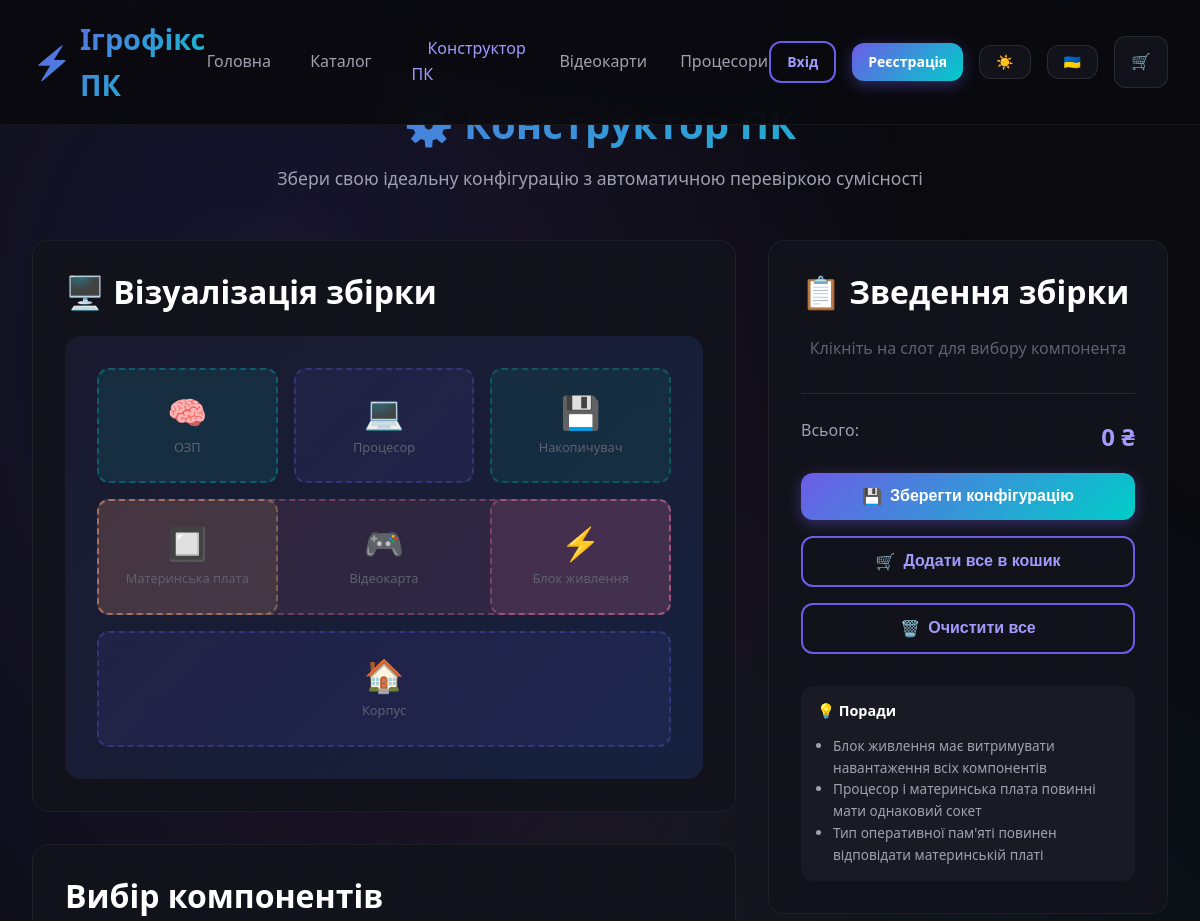
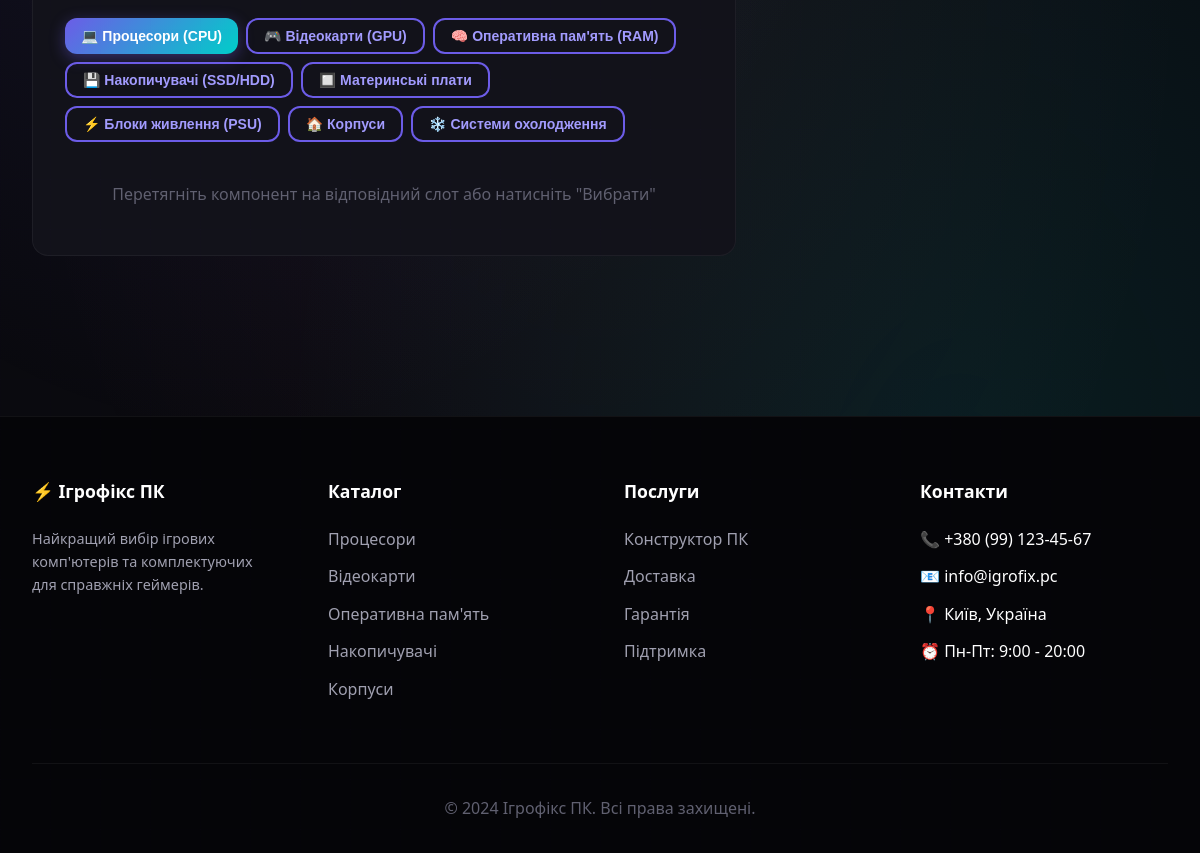
The page /builder on the database its author committed (2 pictures, top to bottom).
### models.py (models this page shows, shortened)
class Category(db.Model):
    __tablename__ = 'categories'
    id = db.Column(db.Integer, primary_key=True)
    name = db.Column(db.String(100), nullable=False)
    slug = db.Column(db.String(100), unique=True, nullable=False)
    description = db.Column(db.Text)
    icon = db.Column(db.String(50), default='cpu')
    image = db.Column(db.String(200))
    created_at = db.Column(db.DateTime, default=datetime.utcnow)
    products = db.relationship('Product', backref='category', lazy=True)

### app.py (the view)
@app.route('/builder')
def builder():
    categories = Category.query.all()
    products_list = [p.to_dict() for p in Product.query.all()]
    products = {cat.id: [p for p in products_list if p['category_id'] == cat.id] for cat in categories}
    return render_template('builder.html',
                         categories=categories,
                         products=products)

### templates/builder.html (shortened to what this page needs)
{% extends "base.html" %}
{% block content %}
<section class="section" style="padding-top: 100px;">
    <div class="container">
        <div class="section-header">
            <h1 class="section-title">⚙️ Конструктор ПК</h1>
            <p class="section-subtitle">Збери свою ідеальну конфігурацію з автоматичною перевіркою сумісності</p>
        </div>
        <div style="display: grid; grid-template-columns: 1fr 400px; gap: 2rem;">
            <div>
                <div class="card" style="padding: 2rem; margin-bottom: 2rem;">
                    <h3 style="margin-bottom: 1.5rem;">🖥️ Візуалізація збірки</h3>
                    <div id="pcVisualization" style="
                        background: linear-gradient(135deg, #1a1a2e 0%, #16213e 100%);
                        border-radius: 16px;
                        padding: 2rem;
                        min-height: 400px;
                        position: relative;
                        display: grid;
                        grid-template-columns: repeat(3, 1fr);
                        grid-template-rows: repeat(3, 1fr);
                        gap: 1rem;
                    ">
                        <div class="pc-slot" id="slot-cpu" data-slot="cpu" style="
                            grid-column: 2;
                            grid-row: 1;
                            background: rgba(108, 92, 231, 0.1);
                            border: 2px dashed rgba(108, 92, 231, 0.3);
                            border-radius: 12px;
                            display: flex;
                            flex-direction: column;
                            align-items: center;
                            justify-content: center;
                            cursor: pointer;
                            transition: all 0.3s ease;
                            padding: 1rem;
                        ">
                            <span style="font-size: 2rem;">💻</span>
                            <span style="font-size: 0.8rem; color: var(--text-muted);">Процесор</span>
                        </div>
                        <div class="pc-slot" id="slot-gpu" data-slot="gpu" style="
                            grid-column: 1 / 4;
                            grid-row: 2;
                            background: rgba(253, 121, 168, 0.1);
                            border: 2px dashed rgba(253, 121, 168, 0.3);
                            border-radius: 12px;
                            display: flex;
                            flex-direction: column;
                            align-items: center;
                            justify-content: center;
                            cursor: pointer;
                            transition: all 0.3s ease;
                            padding: 1rem;
                        ">
                            <span style="font-size: 2rem;">🎮</span>
                            <span style="font-size: 0.8rem; color: var(--text-muted);">Відеокарта</span>
                        </div>
                        <div class="pc-slot" id="slot-ram" data-slot="ram" style="
                            grid-column: 1;
                            grid-row: 1;
                            background: rgba(0, 206, 201, 0.1);
                            border: 2px dashed rgba(0, 206, 201, 0.3);
                            border-radius: 12px;
                            display: flex;
                            flex-direction: column;
                            align-items: center;
                            justify-content: center;
                            cursor: pointer;
                            transition: all 0.3s ease;
                            padding: 1rem;
                        ">
                            <span style="font-size: 2rem;">🧠</span>
                            <span style="font-size: 0.8rem; color: var(--text-muted);">ОЗП</span>
                        </div>
                        <div class="pc-slot" id="slot-motherboard" data-slot="motherboard" style="
                            grid-column: 1;
                            grid-row: 2;
                            background: rgba(253, 203, 110, 0.1);
                            border: 2px dashed rgba(253, 203, 110, 0.3);
                            border-radius: 12px;
                            display: flex;
                            flex-direction: column;
                            align-items: center;
                            justify-content: center;
                            cursor: pointer;
                            transition: all 0.3s ease;
                            padding: 1rem;
                        ">
                            <span style="font-size: 2rem;">🔲</span>
                            <span style="font-size: 0.8rem; color: var(--text-muted);">Материнська плата</span>
                        </div>
                        <div class="pc-slot" id="slot-storage" data-slot="storage" style="
                            grid-column: 3;
                            grid-row: 1;
                            background: rgba(0, 184, 148, 0.1);
                            border: 2px dashed rgba(0, 184, 148, 0.3);
                            border-radius: 12px;
                            display: flex;
                            flex-direction: column;
                            align-items: center;
                            justify-content: center;
                            cursor: pointer;
                            transition: all 0.3s ease;
                            padding: 1rem;
                        ">
                            <span style="font-size: 2rem;">💾</span>
                            <span style="font-size: 0.8rem; color: var(--text-muted);">Накопичувач</span>
                        </div>
                        <div class="pc-slot" id="slot-psu" data-slot="psu" style="
                            grid-column: 3;
                            grid-row: 2;
                            background: rgba(253, 121, 168, 0.1);
                            border: 2px dashed rgba(253, 121, 168, 0.3);
                            border-radius: 12px;
                            display: flex;
                            flex-direction: column;
                            align-items: center;
                            justify-content: center;
                            cursor: pointer;
                            transition: all 0.3s ease;
                            padding: 1rem;
                        ">
                            <span style="font-size: 2rem;">⚡</span>
                            <span style="font-size: 0.8rem; color: var(--text-muted);">Блок живлення</span>
                        </div>
                        <div class="pc-slot" id="slot-case" data-slot="case" style="
                            grid-column: 1 / 4;
                            grid-row: 3;
                            background: rgba(108, 92, 231, 0.1);
                            border: 2px dashed rgba(108, 92, 231, 0.3);
                            border-radius: 12px;
                            display: flex;
                            flex-direction: column;
                            align-items: center;
                            justify-content: center;
                            cursor: pointer;
                            transition: all 0.3s ease;
                            padding: 1rem;
                        ">
                            <span style="font-size: 2rem;">🏠</span>
                            <span style="font-size: 0.8rem; color: var(--text-muted);">Корпус</span>
                        </div>
                    </div>
                </div>
                <div class="card" style="padding: 2rem;">
                    <h3 style="margin-bottom: 1.5rem;">Вибір компонентів</h3>
                    <div style="display: flex; flex-wrap: wrap; gap: 0.5rem; margin-bottom: 1.5rem;">
                        {% for category in categories %}
                        <button class="btn btn-sm category-tab {% if loop.first %}btn-primary{% else %}btn-secondary{% endif %}"
                                data-category="{{ category.slug }}"
                                onclick="switchCategory('{{ category.slug }}', {{ category.id }})">
                            {% if category.icon == 'cpu' %}💻
                            {% elif category.icon == 'gpu' %}🎮
                            {% elif category.icon == 'ram' %}🧠
                            {% elif category.icon == 'storage' %}💾
                            {% elif category.icon == 'motherboard' %}🔲
                            {% elif category.icon == 'psu' %}⚡
                            {% elif category.icon == 'case' %}🏠
                            {% elif category.icon == 'cooling' %}❄️
                            {% else %}📦
                            {% endif %}
                            {{ category.name }}
                        </button>
                        {% endfor %}
                    </div>
                    <div id="productsList" style="max-height: 400px; overflow-y: auto;">
                        <p style="text-align: center; color: var(--text-muted); padding: 1rem;">Перетягніть компонент на відповідний слот або натисніть "Вибрати"</p>
                    </div>
                </div>
            </div>
            <div>
                <div class="card" style="padding: 2rem; position: sticky; top: 100px;">
                    <h3 style="margin-bottom: 1.5rem;">📋 Зведення збірки</h3>
                    <div id="selectedComponents" style="margin-bottom: 2rem;">
                        <p style="color: var(--text-muted); text-align: center;">Клікніть на слот для вибору компонента</p>
                    </div>
                    <div style="border-top: 1px solid rgba(255,255,255,0.1); padding-top: 1.5rem;">
                        <div style="display: flex; justify-content: space-between; margin-bottom: 1rem;">
                            <span style="color: var(--text-secondary);">Всього:</span>
                            <span id="totalPrice" style="font-size: 1.5rem; font-weight: 700; color: var(--primary-light);">0 ₴</span>
                        </div>
                        <button class="btn btn-primary w-100 mb-2" onclick="saveConfiguration()" id="saveBtn" disabled>
                            <span>💾</span> Зберегти конфігурацію
                        </button>
                        <button class="btn btn-secondary w-100 mb-2" onclick="addConfigurationToCart()" id="addCartBtn" disabled>
                            <span>🛒</span> Додати все в кошик
                        </button>
                        <button class="btn btn-secondary w-100" onclick="clearConfiguration()" id="clearBtn">
                            <span>🗑️</span> Очистити все
                        </button>
                    </div>
                    <div style="margin-top: 2rem; padding: 1rem; background: var(--card-bg-hover); border-radius: 12px;">
                        <h4 style="font-size: 0.9rem; margin-bottom: 1rem;">💡 Поради</h4>
                        <ul style="font-size: 0.85rem; color: var(--text-secondary); padding-left: 1rem;">
                            <li>Блок живлення має витримувати навантаження всіх компонентів</li>
                            <li>Процесор і материнська плата повинні мати однаковий сокет</li>
                            <li>Тип оперативної пам'яті повинен відповідати материнській платі</li>
                        </ul>
                    </div>
                </div>
            </div>
        </div>
    </div>
</section>
{% endblock %}

### rows shown on the page
Category: name "Процесори (CPU)"
Category: name "Відеокарти (GPU)"
Category: name "Оперативна пам'ять (RAM)"
Category: name "Накопичувачі (SSD/HDD)"
Category: name "Материнські плати"
Category: name "Блоки живлення (PSU)"
Category: name "Корпуси"
Category: name "Системи охолодження"
